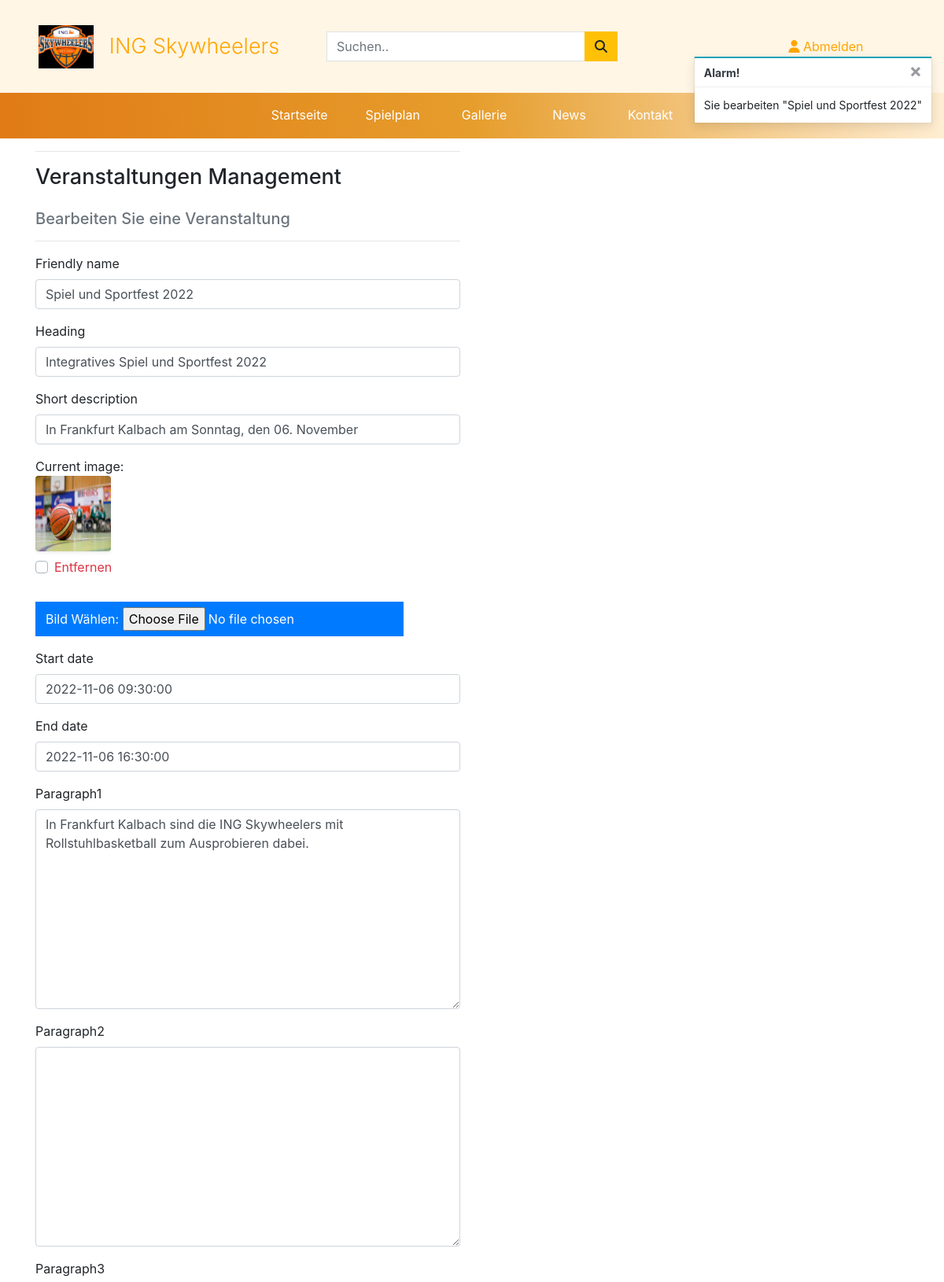
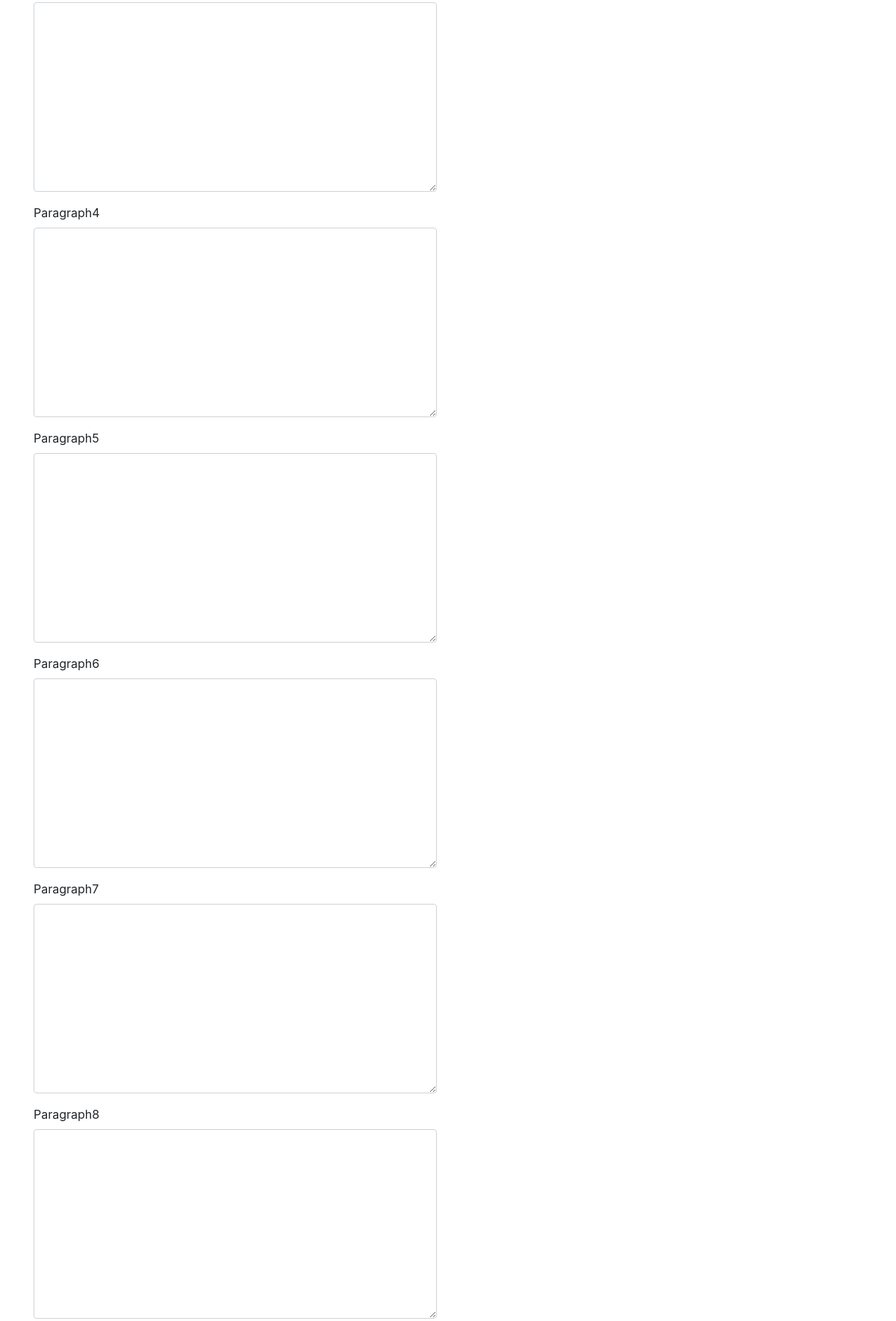
The page /events/bearbeiten/9/ (signed in, upper part) on the database its author committed (2 pictures, top to bottom).
### events/models.py (models this page shows, shortened)
class EventInfo(models.Model):
    friendly_name = models.CharField(max_length=254, null=False, blank=False, default='')
    heading = models.CharField(max_length=254, null=False, blank=False, default='')
    short_description = models.CharField(max_length=254, null=False, blank=False, default='')
    image = models.ImageField(null=True, blank=True, default='')
    start_date = models.DateTimeField(blank=False,  default=None)
    end_date = models.DateTimeField(blank=False,  default=None)
    paragraph1 = models.TextField(default='', null=False, blank=False)
    paragraph2 = models.TextField(default='', null=True, blank=True)
    paragraph3 = models.TextField(default='', null=True, blank=True)
    paragraph4 = models.TextField(default='', null=True, blank=True)
    paragraph5 = models.TextField(default='', null=True, blank=True)
    paragraph6 = models.TextField(default='', null=True, blank=True)
    paragraph7 = models.TextField(default='', null=True, blank=True)
    paragraph8 = models.TextField(default='', null=True, blank=True)
    paragraph9 = models.TextField(default='', null=True, blank=True)
    paragraph10 = models.TextField(default='', null=True, blank=True)
    verbose_name_plural = 'Events'

### events/views.py (the view)
# urls.py: path('bearbeiten/<int:event_id>/', views.edit_event, name="edit_event"),
@login_required
def edit_event(request, event_id):
    if not request.user.is_superuser:
        messages.error(request, "Verzeihung! Nur Besitzer dieser Website können das machen.")
        return redirect(reverse('eventsPage'))
    event_info = get_object_or_404(EventInfo, pk=event_id)
    if request.method == 'POST':
        even_form = EventsForm(request.POST, request.FILES, instance=event_info)
        if even_form.is_valid():
            even_form.save()
            messages.success(request, 'Die Veranstaltung wurden erfolgreich aktualisiert!')
            return redirect(reverse('eventsPage'))
        else:
            messages.error(request, 'Es ist ein Fehler aufgetreten. Bitte stellen Sie sicher, dass das Formular gültig ist.')
    else:
        even_form = EventsForm(instance=event_info)
        messages.info(request, f'Sie bearbeiten "{event_info.friendly_name}"')
    context = {
        'even_form': even_form,
        'event_info': event_info
    }
    return render(request, 'events/edit-event.html', context)

### events/forms.py
class EventsForm(forms.ModelForm):
    class Meta:
        model = EventInfo
        fields = '__all__'
    image = forms.ImageField(label="Ereignisbild", required=False, widget=CustomClearableFileInput)
    def __init__(self, *args, **kwargs):
        super().__init__(*args, **kwargs)
        event = EventInfo.objects.all()

### events/templates/events/edit-event.html (shortened to what this page needs)
{% extends 'base.html' %}
{% block content %}
{% load crispy_forms_tags %}
<section>
    <div class="container">
        <div class="row">
            <div class="col-12 col-md-6">
                <hr>
                <h1 class="logo-font mb-4">Veranstaltungen Management</h1>
                <h5 class="text-muted">Bearbeiten Sie eine Veranstaltung</h5>
                <hr>
            </div>
        </div>
        <div class="row">
            <div class="col-12 col-md-6">
                <form class="form mb-2" action="{% url 'edit_event' event_info.id %}" method="post" enctype="multipart/form-data">
                    {% for field in even_form %}
                        {% if field.name != 'image' %}
                            {{ field | as_crispy_field }}
                        {% else %}
                            {{ field }}
                        {% endif %}
                    {% endfor %}
                </form>
            </div>
        </div>
    </div>
</section>
{% endblock %}

### static/css/base.css (style rules this page uses)
.logo-font { font-size: 20px; }
@media (min-width: 991px) { .logo-font { font-size: 27px; } }

### rows shown on the page
EventInfo: friendly_name "Spiel und Sportfest 2022" "Integratives Spiel und Sportfest 2022" "In Frankfurt Kalbach am Sonntag, den 06. November" "2022-11-06 09:30:00" "2022-11-06 16:30:00" "In Frankfurt Kalbach sind die ING Skywheelers mit Rollstuhlbasketball zum Ausprobieren dabei."

### other values the page prints
{{ message }} "Sie bearbeiten \"Spiel und Sportfest 2022\""
{{ widget.initial_text }} "Current image"
{{ widget.clear_checkbox_label }} "Entfernen"
